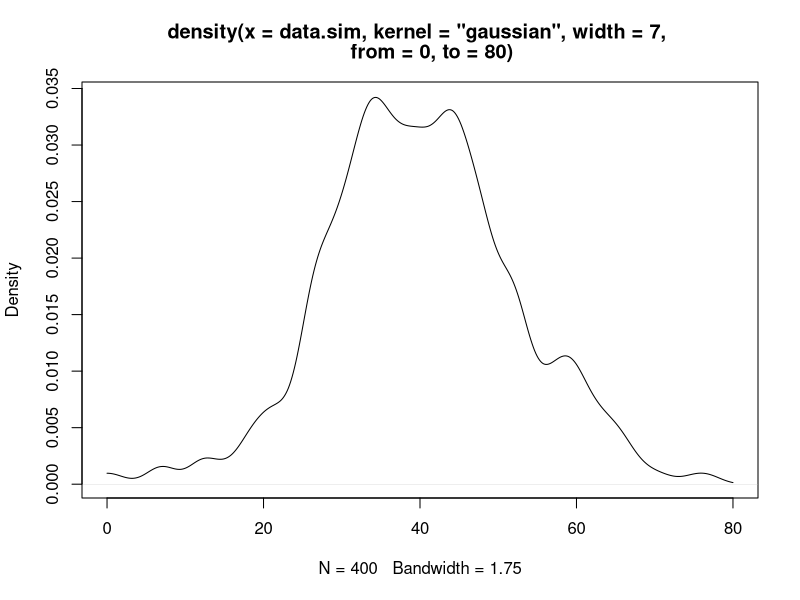
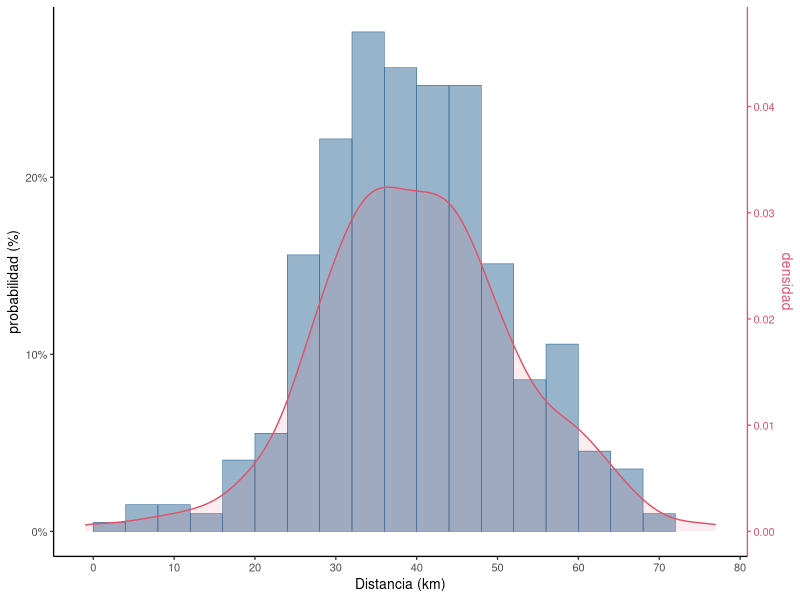
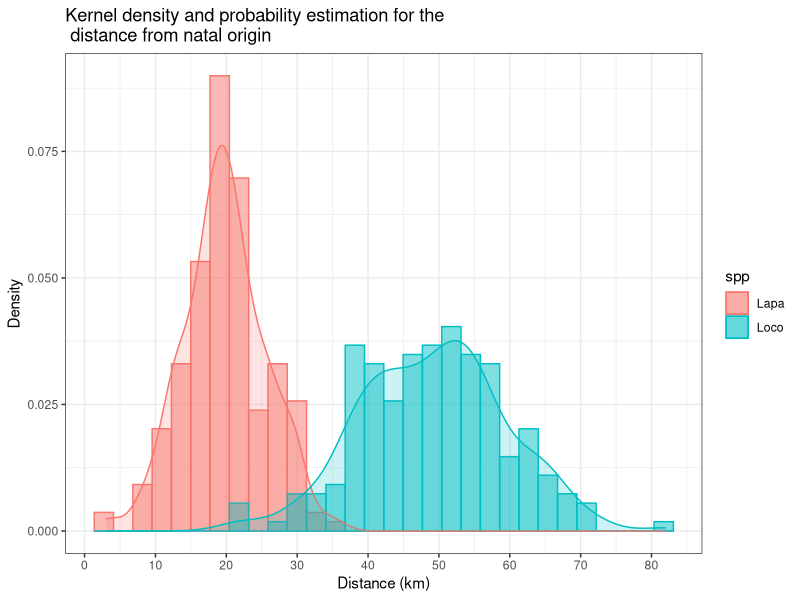
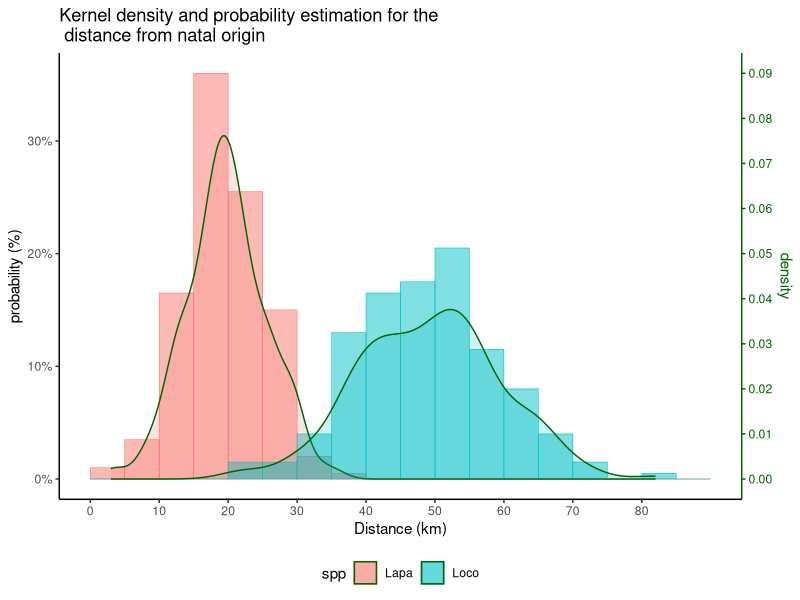

The R script that drew these images, in order:
#---------------------------------------------------------------------------
## II Curso Internacional "Uso de la teoría de grafos en la evaluación de la
## conectividad larval de poblaciones marinas"
## contacto: Andres Ospina-Alvarez (aospina.co@me.com)
## Organizadores(as) del curso: Catherine González (catherine.gonzalez@ifop.cl)
#---------------------------------------------------------------------------

# Título: Núcleos de dispersión, manejo y representación gráfica.

# Vamos a establecer una semilla del generador de números aleatorios que nos permitirá reproducibilidad cuando trabajemos con simulaciones.
set.seed(1234)

# En la siguiente línea vamos a crear el objeto data.sim que simula ser un conjunto de datos con 400 entradas, con una distribución normal, una media de 400 y desviación estandar de 12.
# Asumiremos que este conjunto de datos representa distancias de dispersión para una sp. X
data.sim <- round(rnorm(n = 400, mean = 40, sd = 12))
# Revisemos nuestro conjunto de datos, si el valor mínimo es negativo es mejor que volvamos a generar un conjunto de datos diferente, pues no es muy intuitivo trabajar con distancias negativas.
summary(data.sim)

# Ahora estimaremos un núcleo de densidad para nuestra conjunto de datos simulado. El método por defecto lo hace con el núcleo y el ancho de banda especificado para observaciones univariantes.
dens <-
  density(
    data.sim,
    from = 0,
    to = 80,
    width = 7,
    kernel = "gaussian"
  )

# Y ahora generamos una figura de ese kernel de dispersión.
plot(dens)
# Tema de discusión: ¿Cómo podemos interpretar y usar esta figura?

# Si integramos el área bajo la curva de densidad podemos obtener la probabilidad de que la sp. X se disperse una distancia con un mínimo "l" y un máximo "u". Pongámoslo en práctica.
integrate(approxfun(dens), lower = 35, upper = 45)

# Probablemente nos interesará mas el presentar esta información como un histograma de frecuencias. Vamos a usar la librería ggplot2
library(ggplot2)

# ggplot necesita como entrada objetos del tipo dataframe
# ¿Es nuestro objeto data.sim un dataframe)
is.data.frame(data.sim)
class(data.sim)

# Crearemos un objeto dataframe "df.0" a partir de nuestro objeto data.sim
df.0 <- as.data.frame(data.sim)

##### Figura con histograma de frecuencias y kernel de dispersión ####
# Y ahora creamos nuestro histograma de frecuencias, pero además mantendremos nuestro kernel de dispersión, todo en la misma figura.
ggplot(df.0, aes(data.sim, colour = 1, fill = 1)) +
  geom_histogram(
    aes(y = 2 * (..density..) / sum(..density..)),
    breaks = seq(0, 75, 4),
    alpha = 0.5,
    position = "identity",
    lwd = 0.2
  ) +
  geom_density(aes(y = 6 * (..density..)),
               alpha = .1,
               colour = 2,
               fill = 2) +
  scale_x_continuous(breaks = seq(from = 0, to = 90, by = 10)) +
  scale_y_continuous(
    labels = scales::percent,
    sec.axis = sec_axis(
      trans = ~ . / 6,
      name = "densidad",
      breaks = seq(from = 0, to = 0.1, by = 0.01)
    )
  ) +
  # ggtitle("Kernel density and probability estimation for the\n distance from natal origin") +
  xlab("Distancia (km)") + ylab("probabilidad (%)") +
  theme_classic(base_size = 10) +
  theme(legend.position = "") +
  theme(
    axis.line.y.right = element_line(color = 2),
    axis.ticks.y.right = element_line(color = 2),
    axis.text.y.right = element_text(color = 2),
    axis.title.y.right = element_text(color = 2)
  )

##### Comparando el kernel de dispersión para dos especies (loco y lapa) ####

# Vamos a crear un dataframe de datos simulados, 200 entradas para loco y 200 entradas para lapa. Las primeras con media 50 km y desviación estandar 10 km y las segundas con media 20 km y desviación estandar 6 km.
df <- data.frame(spp = factor(rep(c("Loco", "Lapa"), each = 200)),
                 distance = round(c(
                   rnorm(200, mean = 50, sd = 10),
                   rnorm(200, mean = 20, sd = 6)
                 )))
summary(df)

# Y ahora de manera similar a la figura anterior haremos una figura con el histograma de frecuencia y el kernel de dispersión para cada una de las dos especies
ggplot(df, aes(distance, colour = spp, fill = spp)) +
  geom_histogram(aes(y = ..density..), alpha = 0.5,
                 position = "identity") +
  geom_density(alpha = .2) +
  ggtitle("Kernel density and probability estimation for the\n distance from natal origin") +
  xlab("Distance (km)") + ylab("Density") +
  scale_x_continuous(breaks = seq(from = 0, to = 80, by = 10)) +
  theme_bw()

# He dejado el eje secundario fuera de la figura anterior a propósito, solo para que podáis comparar las dos instrucciones y poder entender un poco mejor el código necesario para obtener ese segundo eje.

# Comparando el kernel de dispersión para loco y lapa
ggplot(df, aes(distance, colour = spp, fill = spp)) +
  geom_histogram(
    aes(y = 2 * (..density..) / sum(..density..)),
    breaks = seq(0, 90, 5),
    alpha = 0.5,
    position = "identity",
    lwd = 0.2
  ) +
  geom_density(aes(y = 4 * (..density..)), alpha = .2, color = "darkgreen") +
  scale_x_continuous(breaks = seq(from = 0, to = 80, by = 10)) +
  scale_y_continuous(
    labels = scales::percent,
    sec.axis = sec_axis(
      trans = ~ . / 4,
      name = "density",
      breaks =
        seq(from = 0, to = 0.1, by = 0.01)
    )
  ) +
  ggtitle("Kernel density and probability estimation for the\n distance from natal origin") +
  xlab("Distance (km)") + ylab("probability (%)") +
  theme_classic() +
  theme(legend.position = "bottom") +
  theme(legend.direction = "horizontal") +
  theme(
    axis.line.y.right = element_line(color = "darkgreen"),
    axis.ticks.y.right = element_line(color = "darkgreen"),
    axis.text.y.right = element_text(color = "darkgreen"),
    axis.title.y.right = element_text(color = "darkgreen")
  )

# Tema de discusión: Si esta figura estuviese basada en datos reales ¿Qué conclusiones podríamos generar para la gestión de los recursos?